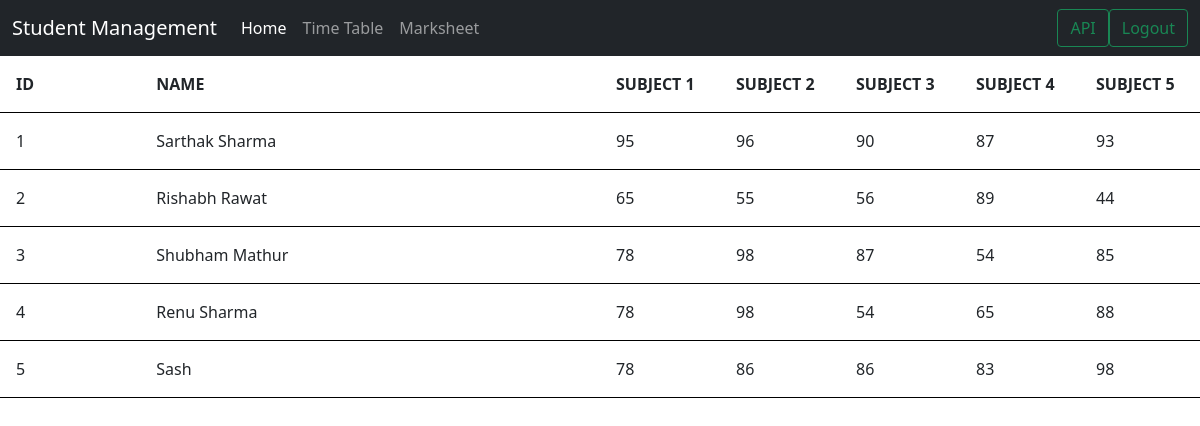
The app's page /marksdisplay with its own data.
### home/models.py (models this page shows, shortened)
class Student(models.Model):
    student_name = models.CharField(max_length=30)
    student_id = models.IntegerField(null=True)

class Marksheet(models.Model):
    sub1 = models.IntegerField()
    sub2 = models.IntegerField()
    sub3 = models.IntegerField()
    sub4 = models.IntegerField()
    sub5 = models.IntegerField()
    student = models.OneToOneField(Student, related_name="result", on_delete=models.CASCADE, null=True)

### home/views.py (the view)
# urls.py: path('marksdisplay', views.marksDisplay, name='marksdisplay'),
def marksDisplay(request):
    stu = Student.objects.all()
    marks = Marksheet.objects.all()
    return render(request, 'marksdisplay.html', {'stu':stu, 'marks':marks})

### templates/marksdisplay.html (shortened to what this page needs)
{% extends 'base.html' %}
{% block body %}
</head>
<div class="row">
  <div class="column">
    <table>
      <tr style="border-bottom:1px solid black">
        <th>ID</th>
        <th>NAME</th>
      </tr>
      {% for student in stu %}
      <tr style="border-bottom:1px solid black">
        <td>{{student.student_id}}</td>
        <td>{{student.student_name}}</td>
      </tr>
      {% endfor %}
    </table>
  </div>
  <div class="column">
    <table>
      <tr style="border-bottom:1px solid black">
        <th>SUBJECT 1</th>
        <th>SUBJECT 2</th>
        <th>SUBJECT 3</th>
        <th>SUBJECT 4</th>
        <th>SUBJECT 5</th>
      </tr>
      {% for mark in marks %}
      <tr style="border-bottom:1px solid black">
        <td>{{mark.sub1}}</td>
        <td>{{mark.sub2}}</td>
        <td>{{mark.sub3}}</td>
        <td>{{mark.sub4}}</td>
        <td>{{mark.sub5}}</td>
      </tr>
      {% endfor %}
    </table>
  </div>
</div>
{% endblock body %}

### templates/base.html (shortened to what this page needs)
<!doctype html>
<html lang="en">
  <head>
    <link href="https://cdn.jsdelivr.net/npm/bootstrap@5.0.1/dist/css/bootstrap.min.css" rel="stylesheet">
  </head>
  <body>
    <nav class="navbar navbar-expand-lg navbar-dark bg-dark">
  <div class="container-fluid">
    <a class="navbar-brand" href="/">Student Management</a>
    <div class="collapse navbar-collapse" id="navbarSupportedContent">
      <ul class="navbar-nav me-auto mb-2 mb-lg-0">
        <li class="nav-item">
          <a class="nav-link active" aria-current="page" href="/">Home</a>
        </li>
        <li class="nav-item">
          <a class="nav-link" href="/timetable">Time Table</a>
        </li>
        <li class="nav-item">
          <a class="nav-link" href="/marks">Marksheet</a>
        </li>
      </ul>
      <form method="GET" action="/api">
        <button class="btn btn-outline-success" type="submit">API</button>
        </form>
      <form method="GET" action="/login">
        <button class="btn btn-outline-success" type="submit">Logout</button>
        </form>
    </div>
  </div>
</nav>
    {% block body %}{% endblock body %}
  </body>
</html>

### templates/marksdisplay.html (style rules this page uses)
* { box-sizing: border-box; }
.row { margin-left: 0px; margin-right: 0px; }
.column { float: left; width: 50%; padding: 0px; }
.row::after { content: ""; clear: both; display: table; }
table { border-collapse: collapse; border-spacing: 0; width: 100%; border: 0px solid #ddd; }
th, td { text-align: left; padding: 16px; }

### records on screen
Student: student_id "1", student_name "Sarthak Sharma"
Student: student_id "2", student_name "Rishabh Rawat"
Student: student_id "3", student_name "Shubham Mathur"
Student: student_id "4", student_name "Renu Sharma"
Student: student_id "5", student_name "Sash"
Marksheet: sub1 "95", sub2 "96", sub3 "90", sub4 "87", sub5 "93"
Marksheet: sub1 "65", sub2 "55", sub3 "56", sub4 "89", sub5 "44"
Marksheet: sub1 "78", sub2 "98", sub3 "87", sub4 "54", sub5 "85"
Marksheet: sub1 "78", sub2 "98", sub3 "54", sub4 "65", sub5 "88"
Marksheet: sub1 "78", sub2 "86", sub3 "86", sub4 "83", sub5 "98"
